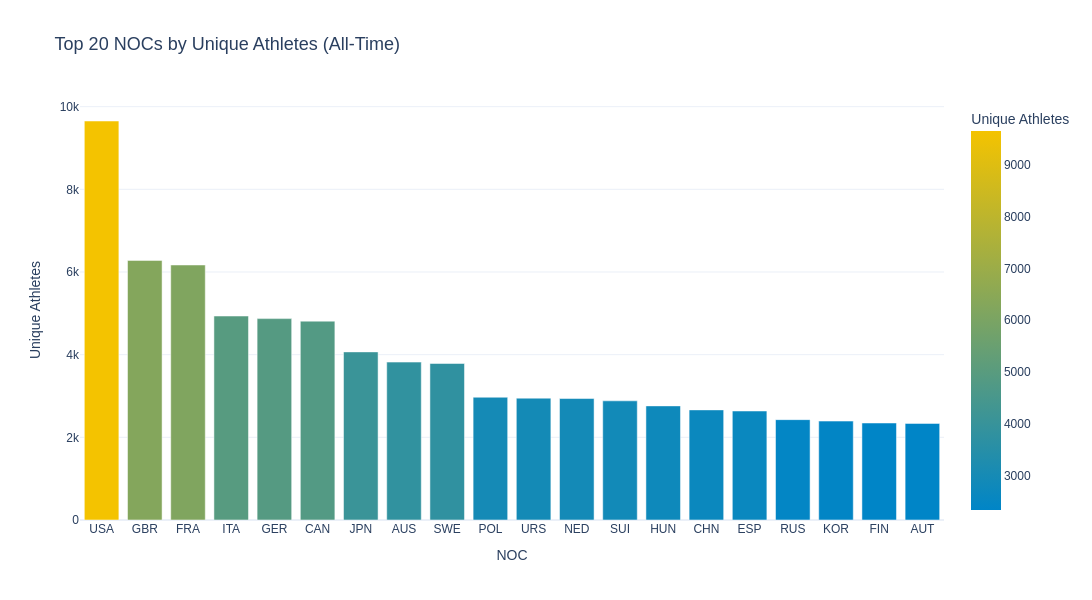

Source (notebook cell):
### Code cell
# Top 20 NOCs by participation
top_nocs = (
    df.groupby('NOC')['ID'].nunique()
    .sort_values(ascending=False)
    .head(20)
    .reset_index()
    .rename(columns={'ID': 'Unique Athletes'})
)

fig = px.bar(
    top_nocs,
    x='NOC', y='Unique Athletes',
    title='Top 20 NOCs by Unique Athletes (All-Time)',
    color='Unique Athletes',
    color_continuous_scale=[[0, OLY_COLORS['blue']], [1, OLY_COLORS['yellow']]],
    template='plotly_white',
    width=1200, height=600
)
fig.update_layout(font_family='Arial', title_font_size=18)
fig.write_html(OUT_FIGS / 'profiling_bar_topNOCsParticipation.html')
fig.show()
logger.info('Saved top NOCs chart.')

### Figure 1 — Plotly figure (JSON) as saved in the notebook; plotly's stock layout.template omitted (floating-point values rounded to 4 significant figures)
{"data": [{"hovertemplate": "NOC=%{x}<br>Unique Athletes=%{marker.color}<extra></extra>", "legendgroup": "", "marker": {"color": [9653, 6281, 6170, 4935, 4872, 4811, 4067, 3820, 3787, 2970, 2948, 2939, 2883, 2761, 2664, 2637, 2428, 2393, 2347, 2337], "coloraxis": "coloraxis", "pattern": {"shape": ""}}, "name": "", "orientation": "v", "showlegend": false, "textposition": "auto", "type": "bar", "x": ["USA", "GBR", "FRA", "ITA", "GER", "CAN", "JPN", "AUS", "SWE", "POL", "URS", "NED", "SUI", "HUN", "CHN", "ESP", "RUS", "KOR", "FIN", "AUT"], "xaxis": "x", "y": [9653, 6281, 6170, 4935, 4872, 4811, 4067, 3820, 3787, 2970, 2948, 2939, 2883, 2761, 2664, 2637, 2428, 2393, 2347, 2337], "yaxis": "y"}], "layout": {"barmode": "relative", "coloraxis": {"colorbar": {"title": {"text": "Unique Athletes"}}, "colorscale": [[0, "#0085C7"], [1, "#F4C300"]]}, "font": {"family": "Arial"}, "height": 600, "legend": {"tracegroupgap": 0}, "title": {"font": {"size": 18}, "text": "Top 20 NOCs by Unique Athletes (All-Time)"}, "width": 1200, "xaxis": {"anchor": "y", "domain": [0.0, 1.0], "title": {"text": "NOC"}}, "yaxis": {"anchor": "x", "domain": [0.0, 1.0], "title": {"text": "Unique Athletes"}}}}
